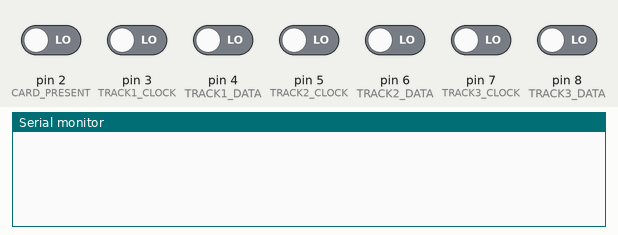
Recording of a sketch running on a simulated Arduino Uno, built with avr-gcc and run on an emulated ATmega328P. On the bench: the last lines printed to the serial monitor. The inputs (shaded band) are chosen by the test bench; at power-on: pin 2 (CARD_PRESENT), pin 3 (TRACK1_CLOCK), pin 4 (TRACK1_DATA), pin 5 (TRACK2_CLOCK), pin 6 (TRACK2_DATA), pin 7 (TRACK3_CLOCK), pin 8 (TRACK3_DATA) LOW.

Above: at 1.2 s.
1.3 s: pin 2 (CARD_PRESENT) driven HIGH
At 1.44 s:
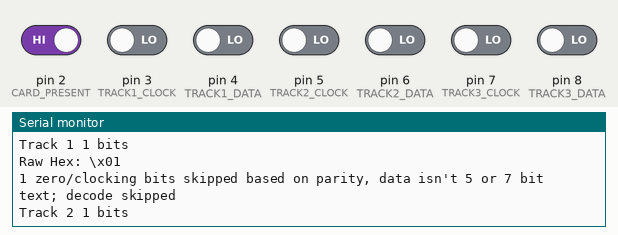
At 2.6 s:
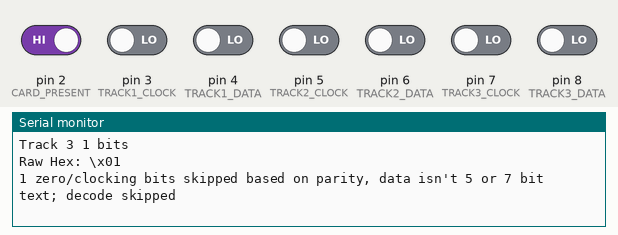

Measured:
- after the input at 1.3 s, the serial monitor: prints a new line at once (image 1)

The sketch:

Magstripe_Reader.ino
```cpp
#define MAX_BYTES    200

// define three track TTL reader inputs and card present pins
#define CARD_PRESENT 2
#define TRACK1_CLOCK 3
#define TRACK1_DATA  4
#define TRACK2_CLOCK 5
#define TRACK2_DATA  6
#define TRACK3_CLOCK 7
#define TRACK3_DATA  8

// pending flags are used to detect clock edge
bool pending1;
bool pending2;
bool pending3;

// index and data allow us to store the captured bits
int bits1;
int bits2;
int bits3;
uint8_t data1[MAX_BYTES];
uint8_t data2[MAX_BYTES];
uint8_t data3[MAX_BYTES];

void setup() {
  Serial.begin(9600);

  pinMode(CARD_PRESENT, INPUT);
  pinMode(TRACK1_CLOCK, INPUT);
  pinMode(TRACK1_DATA,  INPUT);
  pinMode(TRACK2_CLOCK, INPUT);
  pinMode(TRACK2_DATA,  INPUT);
  pinMode(TRACK3_CLOCK, INPUT);
  pinMode(TRACK3_DATA,  INPUT);
}

void loop() {
  if (digitalRead(CARD_PRESENT)) {
    return;
  }

  // clear out any old or uninitialized values
  pending1 = pending2 = pending3 = true;
  bits1 = bits2 = bits3 = 0;
  memset(data1, 0, MAX_BYTES);
  memset(data2, 0, MAX_BYTES);
  memset(data3, 0, MAX_BYTES);

  while (!digitalRead(CARD_PRESENT)) {
    // scan each track trying to capture bits on falling clock edge
    scanTrack(TRACK1_CLOCK, TRACK1_DATA, &pending1, &bits1, data1);
    scanTrack(TRACK2_CLOCK, TRACK2_DATA, &pending2, &bits2, data2);
    scanTrack(TRACK3_CLOCK, TRACK3_DATA, &pending3, &bits3, data3);
  }

  // output what we found
  Serial.print("\n");
  dump(1, data1, bits1);
  dump(2, data2, bits2);
  dump(3, data3, bits3);
}

void scanTrack(int CLOCK, int DATA, bool* pending, int* bits, uint8_t* data)
{
  // if the clock is high set pending to be true and carry on
  // if the track is low and pending is true (so we just transitioned) read data and clear pending
  if (digitalRead(CLOCK)) {
    *pending = true;
  } else if (*pending) {
    *pending    = false;
    int index   = (*bits)++ / 8;
    data[index] = (data[index] << 1) + !digitalRead(DATA);
  }
}

#define GET_BIT(byte, bit) (((byte) >> (7 - (bit))) & 1)
void dump(int track, uint8_t* data, int bits)
{
  int skip=0, b=0, i;
  int byte, bit, width, firstBad;
  bool parity;

  Serial.print("\nTrack ");
  Serial.print(track);
  Serial.print(" ");
  Serial.print(bits);
  Serial.print(" bits \nRaw Hex: ");

  // print out the raw version in hex. will drop some trailing zeros
  // if not evenly divisible by 8, meh
  b=0;
  while (b < bits) {
    Serial.print("\\x");
    byte = data[b/8];
    if (byte <= 0x0F) {
      Serial.print("0");
    }
    Serial.print(byte, HEX);
    b += 8;
  }

  // skip over leading 0 bits
  for (b = 0; b < bits && !GET_BIT(data[b/8], b%8); b++);
  skip = b;

  Serial.print("\n");
  Serial.print(skip);
  Serial.print(" zero/clocking bits skipped ");

  // detect if its 5 or 7 bit text (4 or 6 data bits plus odd parity)
  for (width=0, i=0, parity=0; b < bits && i < 7; b++, i++) {
    bit = GET_BIT(data[b/8], b%8);
    if ((i == 4 || i == 6) && bit != parity) {
      width = i;
      break;
    }

    // update our parity to date
    parity ^= bit;
  }

  if (!width) {
    Serial.print("based on parity, data isn't 5 or 7 bit text; decode skipped\n");
    return;
  }

  Serial.print("detected ");
  Serial.print(width+1);
  Serial.print(" bit data, decoded:\n");

  // convert to ascii and ouptut so long as we have bits to give and no issues detected
  b = skip;
  while (b < bits) {
    // try to read out data bits and track parity
    for (parity=0, byte=0, i=0; b < bits && i < width; i++, b++) {
      bit     = GET_BIT(data[b/8], b%8);
      parity ^= bit;
      byte   += (bit << i);
    }

    // jump ship, silently, on incomplete byte
    if (i < width) {
      break;
    }

    // skip over parity bit but flag failures
    b++;
    if (!firstBad && parity != GET_BIT(data[b/8], b%8)) {
      firstBad = b/8;
      break;
    }

    // offset byte for 7 or 5 bit text and print value
    Serial.print((char) (byte + (width == 6 ? 0x20 : 0x30)));
  }

  if (firstBad) {
   Serial.print("\nOne or more bad parity detected starting at byte ");
   Serial.print(firstBad);
  }

  Serial.print("\n");
}
```
